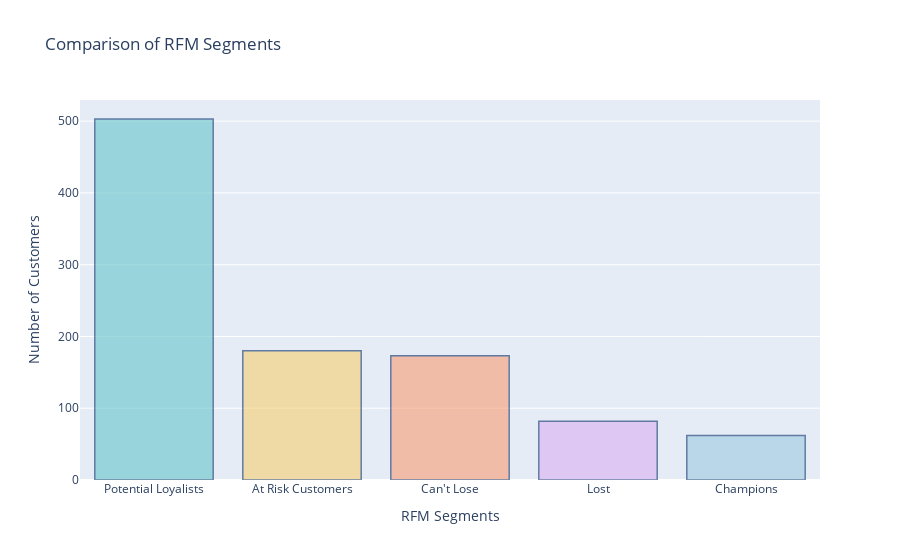

Source (notebook cell):
### Code cell
import plotly.colors 
pastel_colors = plotly.colors.qualitative.Pastel

segment_counts = data['RFM Customer Segments'].value_counts()


fig = go.Figure(data=[go.Bar(x=segment_counts.index, y= segment_counts.values,
                             marker=dict(color=pastel_colors))])

champions_color = 'rgb(158, 202, 225)'
fig.update_traces(marker_color=[champions_color if segment == 'Champions' else pastel_colors[i]
                                for i, segment in enumerate(segment_counts.index)],
                  marker_line_color='rgb(8, 48, 107)',
                  marker_line_width=1.5, opacity=0.6)

# Update the layout
fig.update_layout(title='Comparison of RFM Segments',
                  xaxis_title='RFM Segments',
                  yaxis_title='Number of Customers',
                  showlegend=False)


fig.show()

### Figure 1 — Plotly figure (JSON) as saved in the notebook; plotly's stock layout.template omitted (floating-point values rounded to 4 significant figures)
{"data": [{"marker": {"color": ["rgb(102, 197, 204)", "rgb(246, 207, 113)", "rgb(248, 156, 116)", "rgb(220, 176, 242)", "rgb(158, 202, 225)"], "line": {"color": "rgb(8, 48, 107)", "width": 1.5}}, "opacity": 0.6, "type": "bar", "x": ["Potential Loyalists", "At Risk Customers", "Can't Lose", "Lost", "Champions"], "y": [503, 180, 173, 82, 62]}], "layout": {"showlegend": false, "title": {"text": "Comparison of RFM Segments"}, "xaxis": {"title": {"text": "RFM Segments"}}, "yaxis": {"title": {"text": "Number of Customers"}}}}
